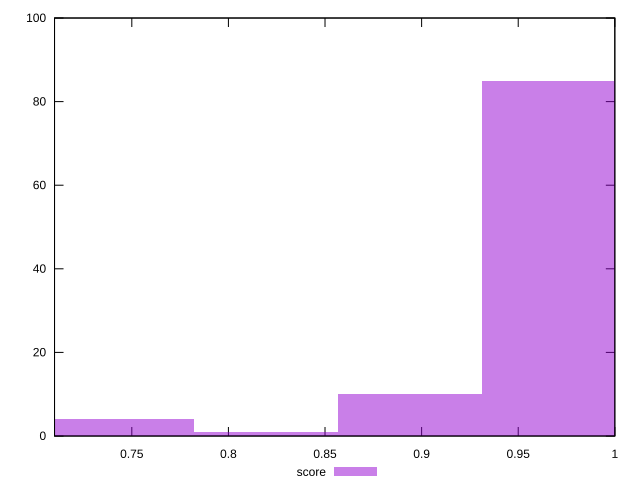

This chart was generated by the following gnuplot code:
reset

$score <<EOF
0.9682513554439347 85
0.8937704819482475 10
0.8192896084525602 1
0.7448087349568728 4
EOF

set key outside below
set boxwidth 0.07448087349568729
set xrange [0.71:1]
set yrange [0:100]
set trange [0:100]
set style fill transparent solid 0.5 noborder
set terminal svg size 640, 490 enhanced background rgb 'white'
set output "reprap/unminified-javascript/samples/pages+cached+noexternal+nomedia+nocss/score/histogram.svg"

plot $score title "score" with boxes

reset
